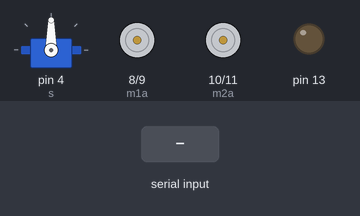
A sketch run on a simulated Arduino Uno, built with avr-gcc and run on an emulated ATmega328P. On the bench: servo, motor-driver pin pairs drawn as motors (green arrow = first pin HIGH = forward, orange = second pin HIGH = backward, longer = more drive), output pins drawn as LEDs (lit = HIGH). Dashed ring = blinking. The inputs (shaded band) are chosen by the test bench. What the sketch prints to the serial monitor is not drawn.

Above: at 2.5 s.
2.6 s: "0" received over the second serial link
At 2.89 s:
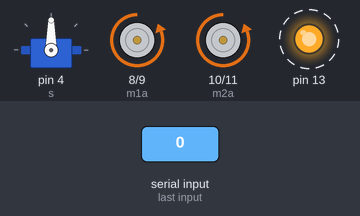
5.6 s: "1" received over the second serial link
At 5.93 s:
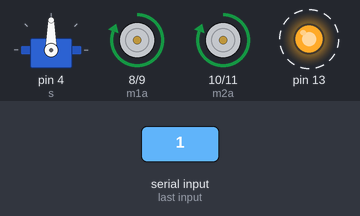
8.6 s: "2" received over the second serial link
At 8.78 s:
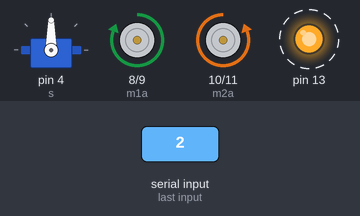
11.6 s: "3" received over the second serial link
At 11.82 s:
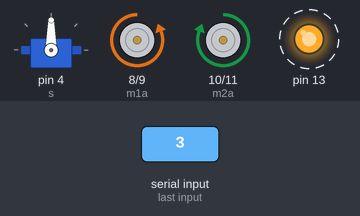
14.6 s: "4" received over the second serial link
At 14.86 s:
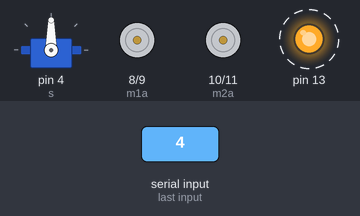
17.6 s: "5" received over the second serial link
At 21.6 s:
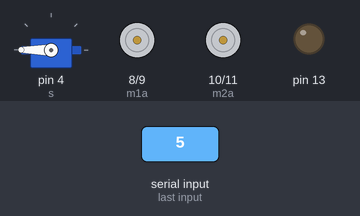
Timing chart, 0 to 31.4 s (numbered marks = the images above; inputs shaded):
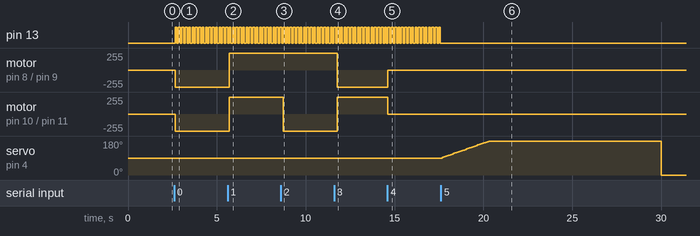

The sketch:

TANK.ino
```cpp
//TankDuino o ArduTank
//código creado por mi (acidoBinario) usando información de muuuuchas fuentes, pero mas en la app de android.
// este codigo es Open Source, así que pueden usarlo como quieran y compartirlo y hacer sus propias cosas :D
// version 5
//
#include <Servo.h>
#include <SoftwareSerial.h>

//declarar BT y SS
SoftwareSerial mySerial(0, 1);// RXD, TXD
int dataFromBT = 1;
int temp;

//declarar los pines de motoresy servo :v
#define m1a 8
#define m1b 9
#define m2a 10
#define m2b 11
#define s 4

// valores pal servo
int sv = 30;
int tv;

Servo tor;

void setup() {

  Serial.begin(57600);

  // esta parte es para que quede lindo como se ve el monitor serial xD
  Serial.println("inicializando TANK control!");
  Serial.println("by Federico Videla ©");
  Serial.print("T");
  delay(100);
  Serial.print("A");
  delay(100);
  Serial.print("N");
  delay(100);
  Serial.print("K");
  delay(100);
  Serial.print(" ");
    delay(100);
  Serial.print("c");
    delay(100);
  Serial.print("o");
    delay(100);
  Serial.print("n");
    delay(100);
  Serial.print("t");
    delay(100);
  Serial.print("r");
    delay(100);
  Serial.print("o");
    delay(100);
  Serial.print("l");
    delay(100);
  Serial.println("!!");
    delay(100);
  // fin de la parte del monitor serial

  // my serial para obtener los datos del modulo BT
  mySerial.begin(9600);

  // servo de torreta
  tor.attach(s);

  //modos de pines de los motores
  pinMode(13, OUTPUT);
  pinMode(m1a, OUTPUT);
  pinMode(m1b, OUTPUT);
  pinMode(m2a, OUTPUT);
  pinMode(m2b, OUTPUT);
}

void loop() {
  //función principal que compara los resultados obtenidos de myserial para hacer algo :D
  comparar();
}

void comparar(){
  //checkea que este disponible el modulo bt y guarda los datos recibidos en dataFromBT
  if (mySerial.available()){
     dataFromBT = mySerial.read();
     //Serial.println(dataFromBT);
  }
  //comparación de resultados, podría haber usado un switch case pero ya lo hice así q ggwp, igual funciona
  if (dataFromBT == '0') {
    // adelante
    adelante();
    digitalWrite(13, HIGH);
    delay(100);
    digitalWrite(13, LOW);
    Serial.println("adelante");
  } else if (dataFromBT == '1') {
    // atras
    atras();
    Serial.println("atras");
    digitalWrite(13, HIGH);
    delay(100);
    digitalWrite(13, LOW);
  } else if (dataFromBT == '2') {
    // inzquierda
    izquierda();
    Serial.println("izquierda");
    digitalWrite(13, HIGH);
    delay(100);
    digitalWrite(13, LOW);
  } else if (dataFromBT == '3') {
    // derecha
    derecha();
    Serial.println("derecha");
    digitalWrite(13, HIGH);
        delay(100);
    digitalWrite(13, LOW);
  } else if (dataFromBT == '4') {
    // detenerse
    detenerse();
    Serial.println("detenerse");
    digitalWrite(13, HIGH);
    delay(100);
    digitalWrite(13, LOW);
  } else if (dataFromBT == '5'){
    if (sv <= 180){
      if (sv != 180){
    sv = sv + 1 ;
    tv = map(sv, 0, 60, 0, 180);
    Serial.print("servo : ");
    Serial.print(tv);
    Serial.print("  value: ");
    Serial.println(sv);
    torfuncion(tv);}
    }
  } else if (dataFromBT == '6'){
    sv = sv - 1;
    if (sv >= 0){
    if (sv != 0){
    tv = map(sv, 0, 60, 0, 180);
    Serial.print("servo : ");
    Serial.print(tv);
    Serial.print("  value: ");
    Serial.println(sv);
    torfuncion(tv);
    }
    }
  } else if (dataFromBT == '7'){
    banear();
    }
  //un pequeño delay entre cada comando :D
  delay(90);
  }

//
// TODAS LAS FUNCIONES PARA CONTROLAR EL TANQUE
// estan justo abajo :D
//
void banear(){
  digitalWrite(3, 1);
  Serial.println("banea2 xDxdxD");
  }

void torfuncion(int x){
  tor.write(x);
  }

void adelante(){
  digitalWrite(m1a, LOW);
  digitalWrite(m1b, HIGH);
  digitalWrite(m2a, LOW);
  digitalWrite(m2b, HIGH);
}
void atras(){
  digitalWrite(m1a, HIGH);
  digitalWrite(m1b, LOW);
  digitalWrite(m2a, HIGH);
  digitalWrite(m2b, LOW);
}
void izquierda(){
  digitalWrite(m1a, HIGH);
  digitalWrite(m1b, LOW);
  digitalWrite(m2a, LOW);
  digitalWrite(m2b, HIGH);
}
void derecha(){
  digitalWrite(m1a, LOW);
  digitalWrite(m1b, HIGH);
  digitalWrite(m2a, HIGH);
  digitalWrite(m2b, LOW);
}
void detenerse(){
  digitalWrite(2, 0);
  digitalWrite(m1a, 0);
  digitalWrite(m1b, 0);
  digitalWrite(m2a, 0);
  digitalWrite(m2b, 0);
}
```

Measured:
- after the input at 2.6 s, pin 13: alternates HIGH for 0.10 s and LOW for 0.09 s, starting after 0.05 s; motor on pin 8 (m1a) / pin 9 (m1b), motor on pin 10 (m2a) / pin 11 (m2b): stopped → backward 255/255 after 0.05 s
- after the input at 5.6 s, motor on pin 8 (m1a) / pin 9 (m1b), motor on pin 10 (m2a) / pin 11 (m2b): backward 255/255 → forward 255/255 after 0.09 s
- after the input at 8.6 s, motor on pin 10 (m2a) / pin 11 (m2b): forward 255/255 → backward 255/255 after 0.14 s
- after the input at 11.6 s, motor on pin 8 (m1a) / pin 9 (m1b): forward 255/255 → backward 255/255 after 0.18 s; motor on pin 10 (m2a) / pin 11 (m2b): backward 255/255 → forward 255/255 after 0.18 s
- after the input at 14.6 s, motor on pin 8 (m1a) / pin 9 (m1b): backward 255/255 → stopped at once; motor on pin 10 (m2a) / pin 11 (m2b): forward 255/255 → stopped at once
- after the input at 17.6 s, pin 13: stops changing and stays LOW; servo on pin 4 (s): rises from 90° to 180° in 2.6 s, then falls to 0° in 9.7 s
